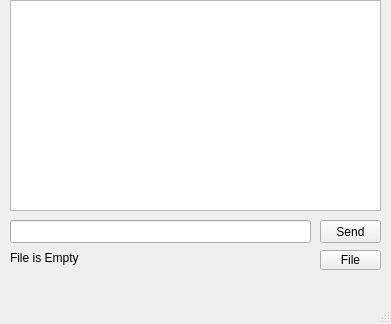
<?xml version="1.0" encoding="UTF-8"?>
<ui version="4.0">
 <class>Client</class>
 <widget class="QMainWindow" name="Client">
  <property name="enabled">
   <bool>true</bool>
  </property>
  <property name="geometry">
   <rect>
    <x>0</x>
    <y>0</y>
    <width>391</width>
    <height>324</height>
   </rect>
  </property>
  <property name="windowTitle">
   <string>Client</string>
  </property>
  <widget class="QWidget" name="centralwidget">
   <widget class="QPushButton" name="pushButton">
    <property name="geometry">
     <rect>
      <x>320</x>
      <y>220</y>
      <width>61</width>
      <height>23</height>
     </rect>
    </property>
    <property name="text">
     <string>Send</string>
    </property>
   </widget>
   <widget class="QTextEdit" name="textEdit">
    <property name="geometry">
     <rect>
      <x>10</x>
      <y>0</y>
      <width>371</width>
      <height>211</height>
     </rect>
    </property>
    <property name="mouseTracking">
     <bool>false</bool>
    </property>
    <property name="readOnly">
     <bool>true</bool>
    </property>
   </widget>
   <widget class="QLineEdit" name="lineEdit">
    <property name="geometry">
     <rect>
      <x>10</x>
      <y>220</y>
      <width>301</width>
      <height>23</height>
     </rect>
    </property>
    <property name="mouseTracking">
     <bool>false</bool>
    </property>
    <property name="readOnly">
     <bool>false</bool>
    </property>
   </widget>
   <widget class="QLabel" name="label">
    <property name="geometry">
     <rect>
      <x>10</x>
      <y>250</y>
      <width>301</width>
      <height>16</height>
     </rect>
    </property>
    <property name="text">
     <string>File is Empty</string>
    </property>
   </widget>
   <widget class="QPushButton" name="pushButton2">
    <property name="geometry">
     <rect>
      <x>320</x>
      <y>250</y>
      <width>61</width>
      <height>20</height>
     </rect>
    </property>
    <property name="text">
     <string>File</string>
    </property>
   </widget>
  </widget>
  <widget class="QMenuBar" name="menubar">
   <property name="geometry">
    <rect>
     <x>0</x>
     <y>0</y>
     <width>391</width>
     <height>20</height>
    </rect>
   </property>
  </widget>
  <widget class="QStatusBar" name="statusbar"/>
 </widget>
 <resources/>
 <connections/>
</ui>
